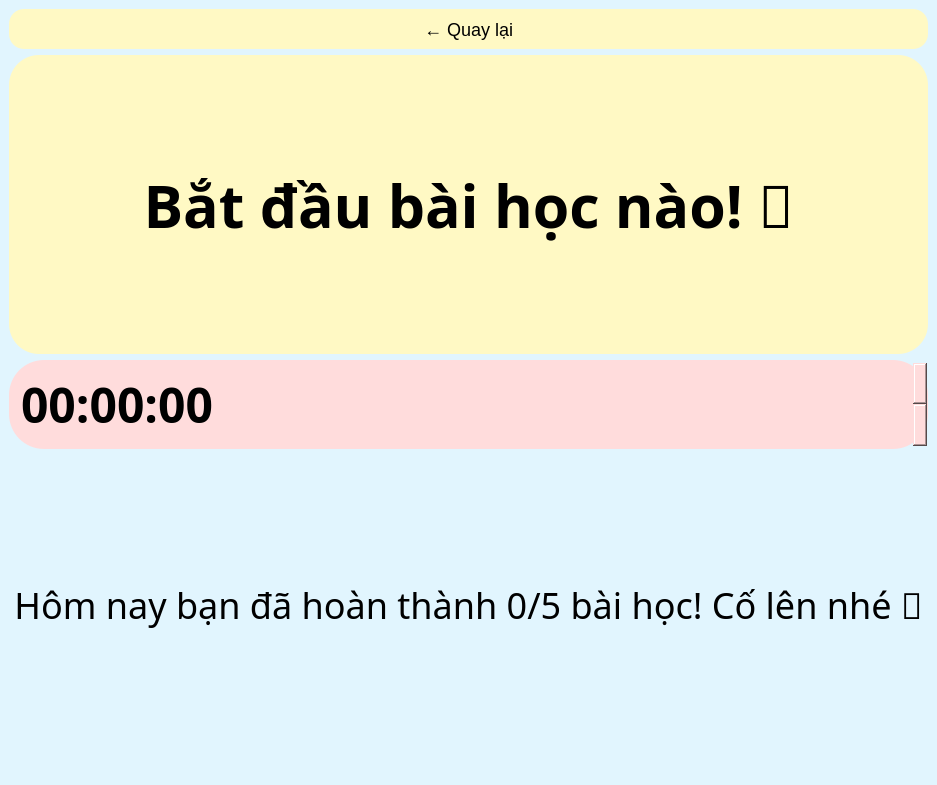
<?xml version="1.0" encoding="UTF-8"?>
<ui version="4.0">
 <class>MainWindow</class>
 <widget class="QMainWindow" name="MainWindow">
  <property name="geometry">
   <rect>
    <x>0</x>
    <y>0</y>
    <width>734</width>
    <height>785</height>
   </rect>
  </property>
  <property name="windowTitle">
   <string>Study with Bunny - Home</string>
  </property>
  <property name="styleSheet">
   <string notr="true">background-color: #E1F5FE; /* Màu nền xanh pastel */</string>
  </property>
  <widget class="QWidget" name="centralWidget">
   <layout class="QVBoxLayout" name="verticalLayout">
    <!-- Thêm nút comeback ở đây -->
    <item>
     <widget class="QPushButton" name="btn_comeback">
      <property name="text">
       <string>← Quay lại</string>
      </property>
      <property name="minimumSize">
       <size>
        <width>100</width>
        <height>40</height>
       </size>
      </property>
      <property name="styleSheet">
       <string notr="true">background-color: #FFF9C4; border-radius: 15px; font-size: 18px;</string>
      </property>
     </widget>
    </item>
    <!-- ...existing code... -->
    <item>
     <widget class="QLabel" name="titleLabel">
      <property name="font">
       <font>
        <family>Chalkboard SE</family>
        <pointsize>44</pointsize>
        <weight>75</weight>
        <bold>true</bold>
       </font>
      </property>
      <property name="styleSheet">
       <string notr="true">background-color: #FFF9C4;
     border-radius: 30px;
     padding: 10px;
     color: #000000; /* Màu chữ hồng đào */
     text-shadow: 2px 2px 4px rgba(0, 0, 0, 0.2); /* Hiệu ứng bóng chữ */</string>
      </property>
      <property name="text">
       <string>Bắt đầu bài học nào! 🐰</string>
      </property>
      <property name="alignment">
       <set>Qt::AlignCenter</set>
      </property>
     </widget>
    </item>
    <item>
     <widget class="QTimeEdit" name="timeEdit">
      <property name="minimumSize">
       <size>
        <width>710</width>
        <height>0</height>
       </size>
      </property>
      <property name="font">
       <font>
        <family>Chalkboard SE</family>
        <pointsize>36</pointsize>
        <weight>75</weight>
        <bold>true</bold>
       </font>
      </property>
      <property name="styleSheet">
       <string notr="true">background-color: #FFDCDC;
     border-radius: 35px;
     padding: 10px;
     color: #000000; /* Màu chữ hồng đào */
     text-shadow: 2px 2px 4px rgba(0, 0, 0, 0.2); /* Hiệu ứng bóng chữ */</string>
      </property>
     </widget>
    </item>
    <item>
     <widget class="QLabel" name="progressLabel">
      <property name="font">
       <font>
        <family>Chalkboard SE</family>
        <pointsize>27</pointsize>
       </font>
      </property>
      <property name="styleSheet">
       <string notr="true">color: #000000; 
     padding: 5px;</string>
      </property>
      <property name="text">
       <string>Hôm nay bạn đã hoàn thành 0/5 bài học! Cố lên nhé 🐰</string>
      </property>
      <property name="alignment">
       <set>Qt::AlignCenter</set>
      </property>
     </widget>
    </item>
   </layout>
  </widget>
  <widget class="QMenuBar" name="menuBar">
   <property name="geometry">
    <rect>
     <x>0</x>
     <y>0</y>
     <width>734</width>
     <height>24</height>
    </rect>
   </property>
  </widget>
  <widget class="QStatusBar" name="statusBar"/>
 </widget>
 <resources/>
 <connections/>
</ui>
